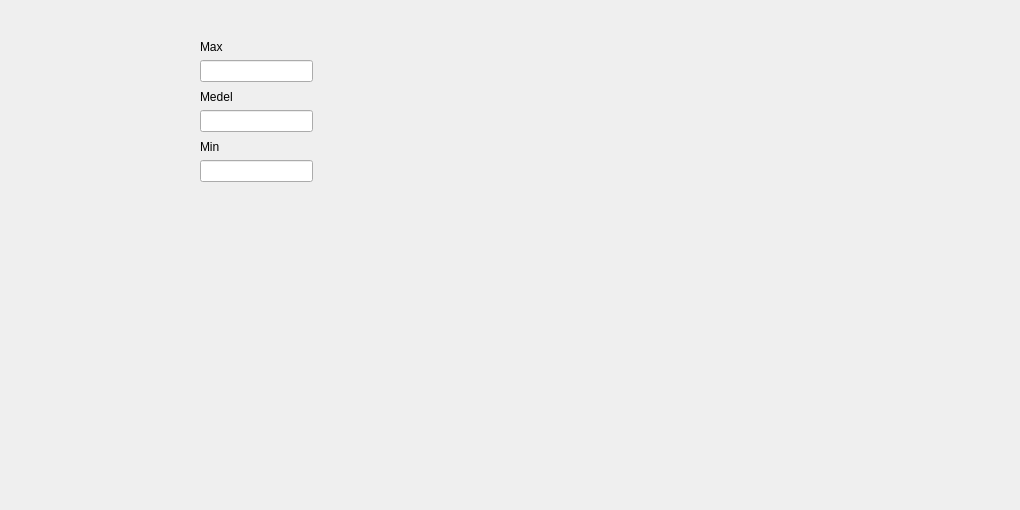
       <widget class="QWidget" name="tab_22">
        <attribute name="title">
         <string>Avk eget kap</string>
        </attribute>
        <widget class="QwtPlot" name="qwtPlotEquityMargin_22">
         <property name="geometry">
          <rect>
           <x>330</x>
           <y>10</y>
           <width>681</width>
           <height>491</height>
          </rect>
         </property>
        </widget>
        <widget class="QLabel" name="label_81">
         <property name="geometry">
          <rect>
           <x>200</x>
           <y>40</y>
           <width>59</width>
           <height>14</height>
          </rect>
         </property>
         <property name="text">
          <string>Max</string>
         </property>
        </widget>
        <widget class="QLineEdit" name="lineEditMinEquityMargin">
         <property name="geometry">
          <rect>
           <x>200</x>
           <y>160</y>
           <width>113</width>
           <height>22</height>
          </rect>
         </property>
        </widget>
        <widget class="QLabel" name="label_82">
         <property name="geometry">
          <rect>
           <x>200</x>
           <y>140</y>
           <width>59</width>
           <height>14</height>
          </rect>
         </property>
         <property name="text">
          <string>Min</string>
         </property>
        </widget>
        <widget class="QLineEdit" name="lineEditMaxEquityMargin">
         <property name="geometry">
          <rect>
           <x>200</x>
           <y>60</y>
           <width>113</width>
           <height>22</height>
          </rect>
         </property>
        </widget>
        <widget class="QLineEdit" name="lineEditAvgEquityMargin">
         <property name="geometry">
          <rect>
           <x>200</x>
           <y>110</y>
           <width>113</width>
           <height>22</height>
          </rect>
         </property>
        </widget>
        <widget class="QLabel" name="label_83">
         <property name="geometry">
          <rect>
           <x>200</x>
           <y>90</y>
           <width>59</width>
           <height>14</height>
          </rect>
         </property>
         <property name="text">
          <string>Medel</string>
         </property>
        </widget>
       </widget>
